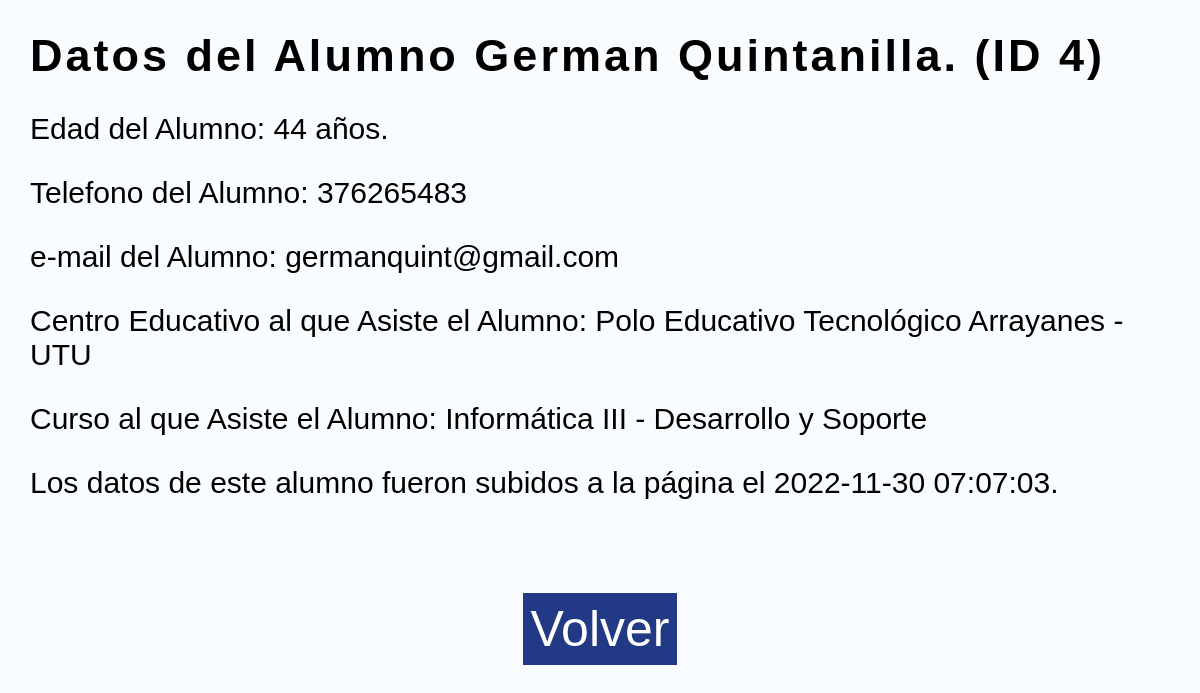
/pagina_ver_datos_alumno.php?id_alumno=4, run on the app's committed database.
### tables this page shows
CREATE TABLE `alumno` (
  `id_alumno` int(5) NOT NULL,
  `nombre_alumno` varchar(45) DEFAULT NULL,
  `fecha` timestamp NULL DEFAULT current_timestamp(),
  `telefono` varchar(9) DEFAULT NULL,
  `email` varchar(65) DEFAULT NULL,
  `edad` int(3) NOT NULL,
  `centro` varchar(65) DEFAULT NULL,
  `curso` varchar(65) DEFAULT NULL
);

### modelo/Conexion.php (called while the page is built)
<?php
class Conexion{
    public static function conectar(){
        try{
            $host="localhost";
            $user="root";
            $pass="";
            $db="escrito_final";
            $con=mysqli_connect($host, $user, $pass);
            mysqli_select_db($con, $db);
            return $con;
        }catch(Exception $e){
            die('Error' . $e->getMessage());
            echo "La linea del error " . $e->getLine();
        }
    }
}
?>

### controlador/VisualizarDatosAlumno.php (called while the page is built)
<?php
require_once("modelo/Alumno.php");
$id = $_GET['id_alumno'];
$alumno = new Alumno();
$verAlumno = $alumno->get_datos($id);
require_once("vista/VisualizacionDatosAlumno.php");
?>

### modelo/Alumno.php (called while the page is built, shortened)
<?php
class Alumno{
    private $con;
    public function __construct(){
        require_once("Conexion.php");
        $this->con = Conexion::conectar();
    }
    public function get_datos($id_alumno){
        $sql = "SELECT * FROM alumno WHERE id_alumno = $id_alumno";
        $query = mysqli_query($this->con, $sql);
        return $query;
    }
}
?>

### vista/VisualizacionDatosAlumno.php (the view)
<?php foreach($verAlumno as $alumno): ?>
    <ul class="listado-datos">
        <li><h2>Datos del Alumno <?php echo $alumno['nombre_alumno'] ?>. (ID <?php echo $alumno['id_alumno'] ?>)</h2></li>
        <li>Edad del Alumno: <?php echo $alumno['edad'] ?> años.</li>
        <li>Telefono del Alumno: <?php echo $alumno['telefono'] ?></li>
        <li>e-mail del Alumno: <?php echo $alumno['email'] ?></li>
        <li>Centro Educativo al que Asiste el Alumno: <?php echo $alumno['centro'] ?></li>
        <li>Curso al que Asiste el Alumno: <?php echo $alumno['curso'] ?></li>
        <li>Los datos de este alumno fueron subidos a la página el <?php echo $alumno['fecha'] ?>.</li>
        <li class="centrado"><a class="boton" href="index.php">Volver</a></li>
    </ul>
<?php endforeach; ?>

### style.css (style rules this page uses)
:root { --boton-color: rgb(34, 57, 133); }
* { margin: 0; padding: 0; box-sizing: border-box; font-family: sans-serif; text-decoration: none; list-style-type: none; }
body { background-color: rgb(249, 252, 255); }
.boton { border-radius: 0; border-style: none; background-color: var(--boton-color); color: white; padding: 8px; cursor: pointer; font-size: 18px; }
.listado-datos li { margin: 30px; font-size: 30px; }
.listado-datos li h2 { letter-spacing: 3px; }
.listado-datos .centrado { text-align: center; margin-top: 100px; }
.listado-datos .centrado .boton { font-size: 50px; }

### data on the page
alumno: nombre_alumno "German Quintanilla", id_alumno "4", edad "44", telefono "376265483", email "germanquint@gmail.com", centro "Polo Educativo Tecnológico Arrayanes - UTU", curso "Informática III - Desarrollo y Soporte", fecha "2022-11-30 07:07:03"
